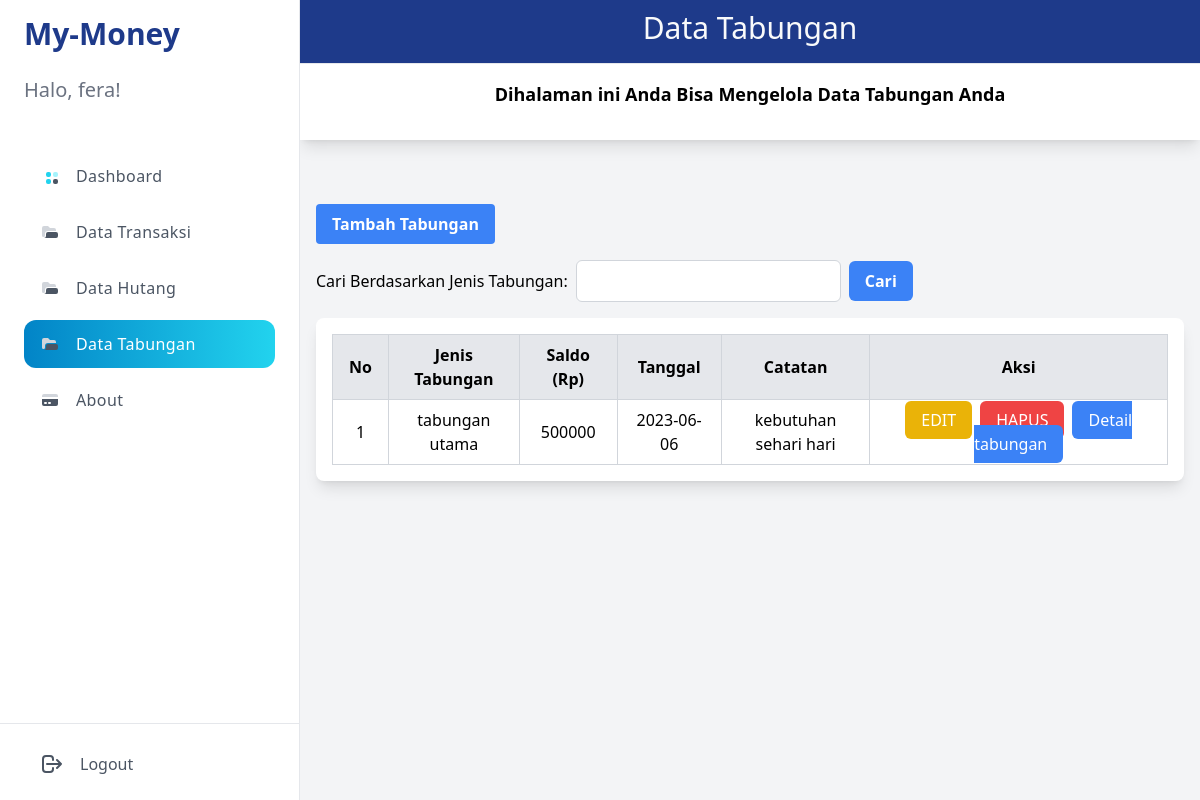
The app's page /tabung.php (signed in) with its own data.
### tables this page shows
CREATE TABLE `tabungan` (
  `id_tabungan` int(11) NOT NULL,
  `username` varchar(50) NOT NULL,
  `jenis` varchar(50) NOT NULL,
  `saldo` text NOT NULL,
  `tanggal` date NOT NULL,
  `catatan` text NOT NULL
);

### tabung.php (the view, shortened to what this page needs)
<?php
include 'koneksi.php';
$username = $_SESSION['username'];
$search = isset($_GET['search']) ? $_GET['search'] : '';
function getTabungan($koneksi, $username, $search){
    $sql = "SELECT * FROM tabungan WHERE username='$username' AND jenis LIKE '%$search%'";
    $result = mysqli_query($koneksi, $sql);
    $no = 1;
    $rowColor = true;
    if (mysqli_num_rows($result) > 0) {
        while ($row = mysqli_fetch_assoc($result)) {
            $rowClass = $rowColor ? 'bg-white' : 'bg-gray-100';
            $rowColor = !$rowColor;
            echo "<tr class='$rowClass'>";
            echo "<td class='border border-gray-300 px-4 py-2'>" . $no++ . "</td>";
            echo "<td class='border border-gray-300 px-4 py-2'>" . $row['jenis'] . "</td>";
            echo "<td class='border border-gray-300 px-4 py-2'>" . $row['saldo'] . "</td>";
            echo "<td class='border border-gray-300 px-4 py-2'>" . $row['tanggal'] . "</td>";
            echo "<td class='border border-gray-300 px-4 py-2'>" . $row['catatan'] . "</td>";
            echo "<td class='border border-gray-300 px-4 py-2'>";
            echo "<a type='button' class='bg-yellow-500 text-white px-4 py-2 rounded-md mr-2' href='edittb.php?id=" . $row['id_tabungan'] . "'>EDIT</a>";
            echo "<a type='button' class='bg-red-500 text-white px-4 py-2 rounded-md mr-2' href='hapustb.php?id=" . $row['id_tabungan'] . "' onclick='return confirmDelete()'>HAPUS</a>";
            echo "<a type='button' class='bg-blue-500 text-white px-4 py-2 rounded-md' href='detailtb.php?id=" . $row['id_tabungan'] . "'>Detail tabungan</a>";
            echo "</td>";
            echo "</tr>";
        }
    } else {
        echo "<tr><td colspan='6' class='text-center'>Belum ada data yang diinput.</td></tr>";
    }
}
?>
<!DOCTYPE html>
<html lang="en">
<head>
    <script src="https://cdn.tailwindcss.com">
    <link href="https://cdn.jsdelivr.net/npm/tailwindcss@2.2.19/dist/tailwind.min.css" rel="stylesheet"></link>
    </script>
</head>
<body class="bg-gray-100">
<aside class="ml-[-100%] fixed z-10 top-0 pb-3 px-6 w-full flex flex-col justify-between h-screen border-r bg-white transition duration-300 md:w-4/12 lg:ml-0 lg:w-[25%] xl:w-[20%] 2xl:w-[15%]">
    <div>
        <div class="-mx-6 px-6 py-4">
            <a href="home.php" title="home">
            <h3 hidden class="text-3xl text-blue-900 font-large lg:block font-black">My-Money</h3><br>
                <h3 hidden class="text-xl text-gray-500 font-medium lg:block">Halo, <?php echo $_SESSION['username']; ?>!</h3>
            </a>
        </div>
        <ul class="space-y-2 tracking-wide mt-8">
            <li>
            <a href="home.php" class="px-4 py-3 flex items-center space-x-4 rounded-md text-gray-600 group">
                    <span class="-mr-1 font-medium">Dashboard</span>
                </a>
            </li>
            <li>
            <a href="transaksi.php" class="px-4 py-3 flex items-center space-x-4 rounded-md text-gray-600 group">
                    <span class="group-hover:text-gray-700">Data Transaksi</span>
                </a>
            </li>
            <li>
            <a href="hutang.php" class="px-4 py-3 flex items-center space-x-4 rounded-md text-gray-600 group">
                    <span class="group-hover:text-gray-700">Data Hutang</span>
                </a>
            </li>
            <li>
                <a href="tabung.php" aria-label="dashboard" class="relative px-4 py-3 flex items-center space-x-4 rounded-xl text-white bg-gradient-to-r from-sky-600 to-cyan-400">
                    <span class="-mr-1 font-medium">Data Tabungan</span>
                </a>
            </li>
            <li>
                <a href="about.php" class="px-4 py-3 flex items-center space-x-4 rounded-md text-gray-600 group">
                    <span class="group-hover:text-gray-700">About</span>
                </a>
            </li>
        </ul>
    </div>
    <div class="px-6 -mx-6 pt-4 flex justify-between items-center border-t">
        <form action="logout.php" method="POST">
            <button type="submit" class="px-4 py-3 flex items-center space-x-4 rounded-md text-gray-600 group">
                <svg xmlns="http://www.w3.org/2000/svg" class="h-6 w-6" fill="none" viewBox="0 0 24 24" stroke="currentColor">
                    <path stroke-linecap="round" stroke-linejoin="round" stroke-width="2" d="M17 16l4-4m0 0l-4-4m4 4H7m6 4v1a3 3 0 01-3 3H6a3 3 0 01-3-3V7a3 3 0 013-3h4a3 3 0 013 3v1" />
                </svg>
                <span class="group-hover:text-gray-700">Logout</span>
            </button>
        </form>
    </div>
    </aside>
    <div class="ml-auto mb-6 lg:w-[75%] xl:w-[80%] 2xl:w-[85%]">
        <div class="sticky z-10 top-0 h-16 border-b bg-blue-900 lg:py-2.5">
            <div class="px-6 flex items-center justify-between space-x-4 2xl:container">
                <h4 class="text-3xl text-gray-50 font-medium lg:block hidden lg:flex-grow text-center">Data Tabungan</h4>
            </div>
        </div>
        <div class="bg-white shadow-lg p-4 mb-8">
                <h2 class="text-lg font-semibold mb-4 text-center">Dihalaman ini Anda Bisa Mengelola Data Tabungan Anda</h2>
            </div>
        <div class="container mx-auto px-4 py-8">
        <div class="flex justify-between items-center mb-4">
            <a type="submit" class="bg-blue-500 hover:bg-blue-700 text-white font-bold py-2 px-4 rounded" href="tambahtb.php">Tambah Tabungan</a>
        </div>
        <form action="" method="GET">
        <div class="flex items-center mb-4">
            <label for="search" class="mr-2">Cari Berdasarkan Jenis Tabungan:</label>
            <input type="text" name="search" id="search" class="border border-gray-300 px-4 py-2 rounded-md">
            <button type="submit" class="bg-blue-500 hover:bg-blue-700 text-white font-bold py-2 px-4 rounded-md ml-2">Cari</button>
        </div>
    </form>
    <div class="bg-white rounded-lg shadow-lg p-4 mb-8">
    <table class="w-full bg-white border border-gray-300">
        <thead>
            <tr class="bg-gray-200">
                <th class="border border-gray-300 px-4 py-2">No</th>
                <th class="border border-gray-300 px-4 py-2">Jenis Tabungan</th>
                <th class="border border-gray-300 px-4 py-2">Saldo (Rp)</th>
                <th class="border border-gray-300 px-4 py-2">Tanggal</th>
                <th class="border border-gray-300 px-4 py-2">Catatan</th>
                <th class="border border-gray-300 px-4 py-2">Aksi</th>
            </tr>
        </thead>
        <tbody class="border border-gray-300 px-4 py-2 text-center">
            <?php
            getTabungan($koneksi, $username, $search);
            ?>
            </tbody>
    </table>
        </div>
        </div>
        </div>
</body>
</html>

### records on screen
tabungan: jenis "tabungan utama", saldo "500000", tanggal "2023-06-06", catatan "kebutuhan sehari hari"

### other values on screen
$_SESSION['username'] "fera"
